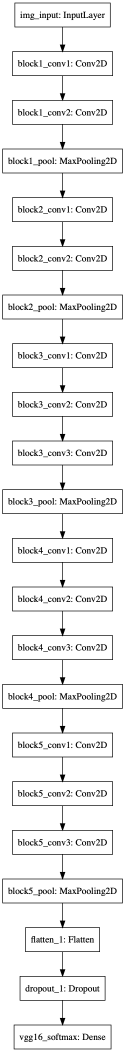
#> input picture src/vgg_with_fc.png, 250 x 2104 px (shown at 1/2 size)
$ python -i img_aug.py   (imports and definitions only)
#> lines starting #> are read from the running program, lines starting #| are printed output that depends on the picture
#coding:utf-8

import math
from PIL import Image, ImageFilter, ImageEnhance
import random

class ImageAugment:
    """
    :param PIL.Image
    :return PIL.Image
    """
    def __init__(self, img):
        self.img = img
        self.aug_group()

    # 随机抠图, 需要修改
    def random_crop(self, scale=(0.08, 1.0), ratio=(3. / 4., 4. / 3.)):
        aspect_ratio = math.sqrt(random.uniform(*ratio))
        w = 1. * aspect_ratio
        h = 1. / aspect_ratio

        bound = min((float(self.img.size[0]) / self.img.size[1]) / (w**2),
                    (float(self.img.size[1]) / self.img.size[0]) / (h**2))
        scale_max = min(scale[1], bound)
        scale_min = min(scale[0], bound)

        target_area = self.img.size[0] * self.img.size[1] * random.uniform(scale_min,
                                                                 scale_max)
        target_size = math.sqrt(target_area)
        w = int(target_size * w)
        h = int(target_size * h)

        i = random.randint(0, self.img.size[0] - w + 1)
        j = random.randint(0, self.img.size[1] - h + 1)

        self.img = self.img.crop((i, j, i + w, j + h))

    # 水平翻转
    def hor(self):
        self.img = self.img.transpose(Image.FLIP_LEFT_RIGHT)

    # 色彩抖动
    def jittering(self):
        i_randint = random.randint(1, 9)
        if i_randint == 1:
            # 高斯模糊
            self.img = self.img.filter(ImageFilter.GaussianBlur)
        elif i_randint == 2:
            # 普通模糊
            self.img = self.img.filter(ImageFilter.BLUR)
        elif i_randint == 3:
            # 边缘增强
            self.img = self.img.filter(ImageFilter.EDGE_ENHANCE)
        elif i_randint == 4:
            # 找到边缘
            self.img = self.img.filter(ImageFilter.FIND_EDGES)
        elif i_randint == 5:
            # 浮雕
            self.img = self.img.filter(ImageFilter.EMBOSS)
        elif i_randint == 6:
            # 轮廓
            self.img = self.img.filter(ImageFilter.CONTOUR)
        elif i_randint == 7:
            # 锐化
            self.img = self.img.filter(ImageFilter.SHARPEN)
        elif i_randint == 8:
            # 平滑
            self.img = self.img.filter(ImageFilter.SMOOTH)
        else:
            # 细节
            self.img = self.img.filter(ImageFilter.DETAIL)

    def random_brightness(self, lower=0.6, upper=1.4):
        e = random.uniform(lower, upper)
        self.img = ImageEnhance.Brightness(self.img).enhance(e)

    def random_contrast(self, lower=0.5, upper=1.5):
        e = random.uniform(lower, upper)
        self.img = ImageEnhance.Contrast(self.img).enhance(e)

    def random_color(self, lower=0.5, upper=1.5):
        e = random.uniform(lower, upper)
        self.img = ImageEnhance.Color(self.img).enhance(e)

    def rotate_image(self):
        angle = random.randint(-45, 45)
        self.img = self.img.rotate(angle)

    def aug_group(self):
        func_group = [self.random_crop, self.hor, self.jittering, self.rotate_image, \
         self.random_brightness, self.random_color, self.random_contrast]
        group_num = random.randint(0, 7)
        if group_num == 0:
            pass
        else:
            random.shuffle(func_group)
            for i in range(group_num):
                func_group[i]()

>>> from PIL import Image
>>> picture = Image.open('vgg_with_fc.png')
#> picture is the input picture: PIL image 250x2104 RGBA; mean R, G, B, A 239.2, 239.2, 239.2, 255
>>> result = ImageAugment(picture).jittering()
#> the loop in aug_group, `for i in range(group_num):` made 6 passes
#> pass 2, in hor, `self.img = self.img.transpose(Image.FLIP_LEFT_RIGHT)`:
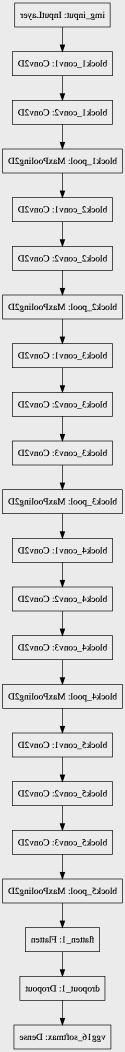
#> self.img: PIL image 250x2104 RGBA (shown at 1/2 size); mean R, G, B, A 220.4, 220.4, 220.4, 255
#> in jittering (call 2), `self.img = self.img.filter(ImageFilter.EMBOSS)`:
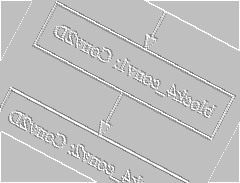
#> self.img: PIL image 240x183 RGBA; mean R, G, B, A 124.6, 124.6, 124.6, 126.6; transparent parts drawn white
